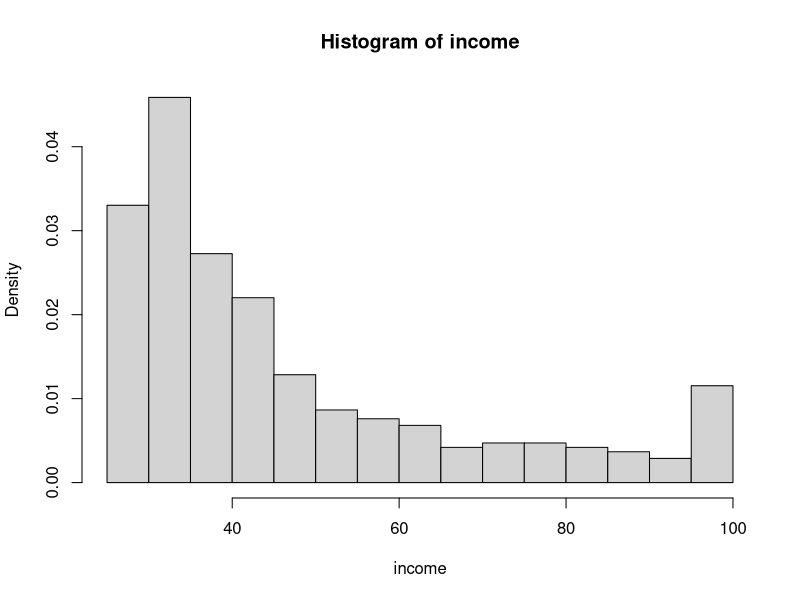
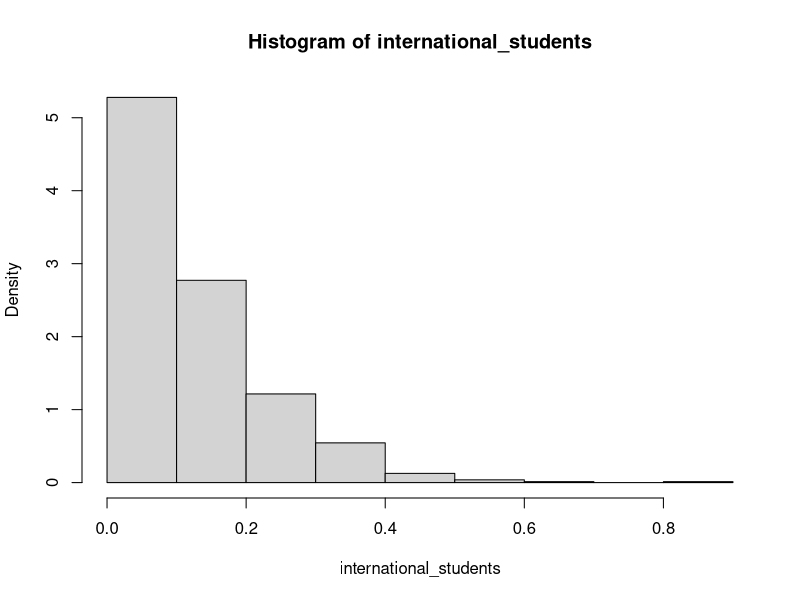
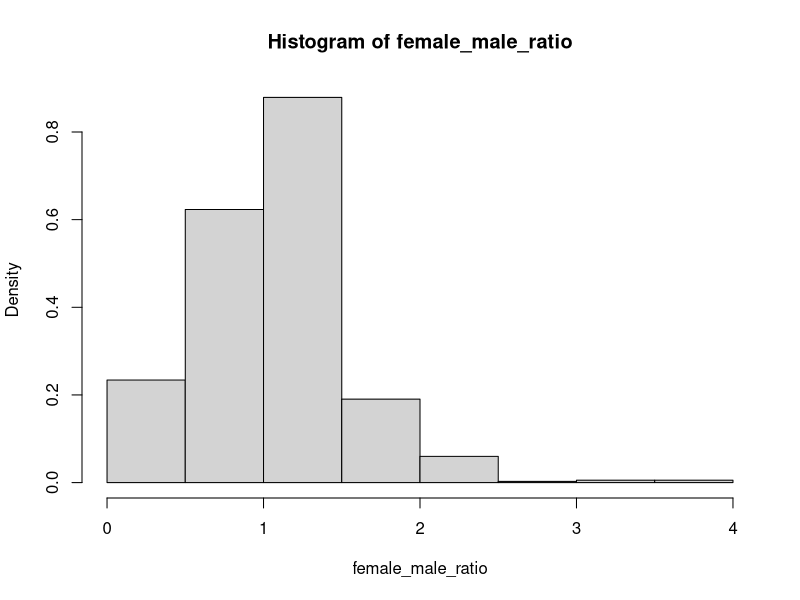
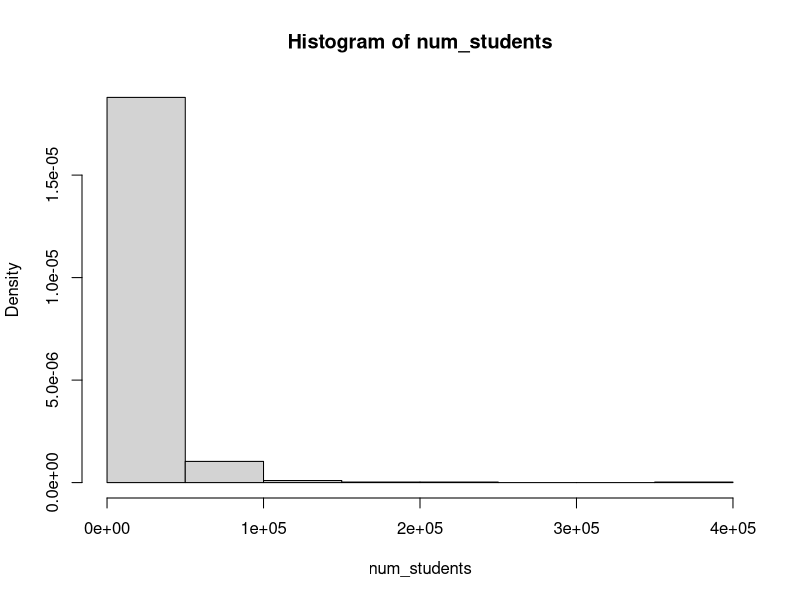
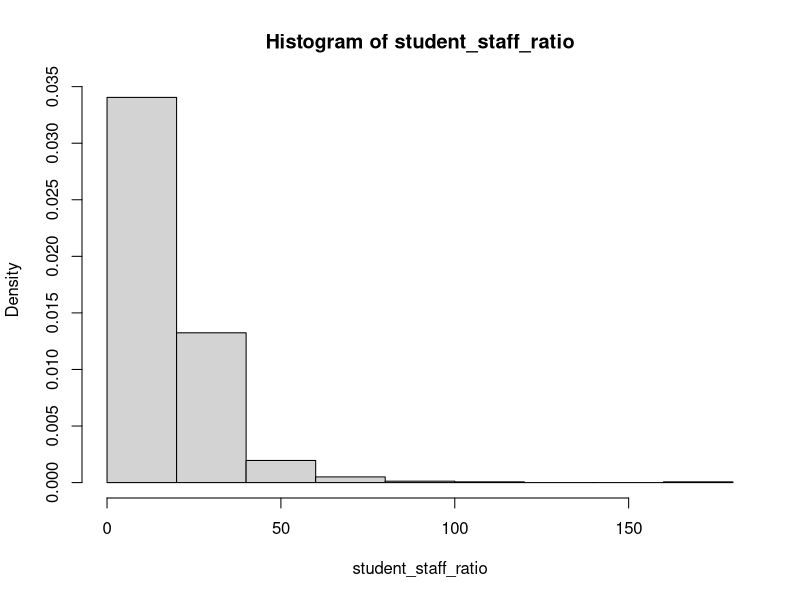

Write the R code that produced these figures, in order.
###############################
### Pre-processing data set ###
###############################

### Read raw data for top 200 universities ###
universities = read.csv(file='csv/universities.csv',header=TRUE,sep=",",
                        stringsAsFactors=FALSE, na.strings=c("","NA"))
# remove column year, all data is from 2016
universities = universities[ , -which(names(universities) %in% c("year"))]
universities$income[universities$income=="-"] = NA
universities$female_male_ratio[universities$female_male_ratio=="-"] = NA

### Initial data exploration
# print number of missing values per variable
for (i in 1:length(names(universities)))
{
  print(paste(names(universities)[i],
  length(universities[i][is.na(universities[i])])))
}
# data types variables
sapply(universities, class)
# auxiliary function to remove leading and trailing white spaces
trim = function (x) gsub("^\\s+|\\s+$", "", x)

### variable: income ###
# convert income to numeric
universities$income=as.numeric(universities$income)
# Fill missing income values with median
hist(universities$income, prob=TRUE, main="Histogram of income",xlab="income")
universities$income[is.na(universities$income)] = 
  median(universities$income, na.rm=TRUE)

### variable: international_students ###
# remove '%' from international_students and convert to numeric (normalized)
universities$international_students = 
  as.numeric(substr(universities$international_students,1,
                    nchar(universities$international_students)-1))/100
# fill missing values with median
hist(universities$international_students,prob=TRUE, 
     main="Histogram of international_students",xlab="international_students")
universities$international_students[is.na(universities$international_students)] = 
  median(universities$international_students,na.rm=TRUE)

### variable: female_male_ratio ###
# original format "a : b", extract a and b, compute a/b, convert to numeric
universities$f_m_ratio = NA
for (i in 1:length(universities$female_male_ratio))
{
  tmp = as.numeric(trim(strsplit(universities$female_male_ratio, ":")[[i]]))
  universities$f_m_ratio[i] = round(tmp[1]/tmp[2], 2)
}

# fill missing female/male ratios with average of mean and median (close together)
hist(universities$f_m_ratio,prob=TRUE, 
     main="Histogram of female_male_ratio",xlab="female_male_ratio")

universities$f_m_ratio[is.na(universities$f_m_ratio)] = 
  round(median(universities$f_m_ratio[universities$f_m_ratio<4], na.rm=TRUE),2)
# remove temp column f_m_ratio
universities$female_male_ratio = universities$f_m_ratio
universities = universities[ , -which(names(universities) %in% c("f_m_ratio"))]

### variable: num_students ###
# create temp column nr_students
universities$nr_students = universities$num_students
# remove ',', add 0's to trailing part while length < 3, paste split results
for (i in 1:length(universities$num_students))
{
  if (!is.na(universities$num_students[i]))
  {
    tmp = trim(strsplit(universities$num_students,",")[[i]])
    if (!is.na(tmp[2]))
    {
      while (nchar(tmp[2]) < 3)
      {
        tmp[2] = paste(tmp[2],"0",sep="")
      }
      universities$nr_students[i] = paste(tmp[1],tmp[2],sep="")
    } else
    {
      universities$nr_students[i] = tmp[1]
    }
    universities$nr_students = as.numeric(universities$nr_students)
  }
}
# fill missing values with median
hist(universities$nr_students,prob=TRUE, 
     main="Histogram of num_students",xlab="num_students")
universities$nr_students[is.na(universities$nr_students)] = round(median(universities$nr_students,na.rm=TRUE))
# remove temp column nr_students
universities$num_students = universities$nr_students
universities = universities[ , -which(names(universities) %in% c("nr_students"))]

### variable: student_staff_ratio ###
# fill missing student staff ratios with median
hist(universities$student_staff_ratio,prob=TRUE, 
     main="Histogram of student_staff_ratio",xlab="student_staff_ratio")
universities$student_staff_ratio[is.na(universities$student_staff_ratio)] = 
  median(universities$student_staff_ratio,na.rm=TRUE)

# create id column to identify university
universities$id = 1:nrow(universities)

# move descriptive columns to seperate dataframe, keep id in both to cross-reference
columns = c("id", "university_name", "country", "world_rank", "total_score")
university_info = universities[ , which(names(universities) %in% columns)]
universities = universities[,-which(names(universities) %in% setdiff(columns,c("id","total_score")))]

# write cleaned data set to csv
write.csv(universities, file="csv/universities-cleaned.csv", row.names=FALSE)
write.csv(university_info, file="csv/universities-info.csv", row.names=FALSE)